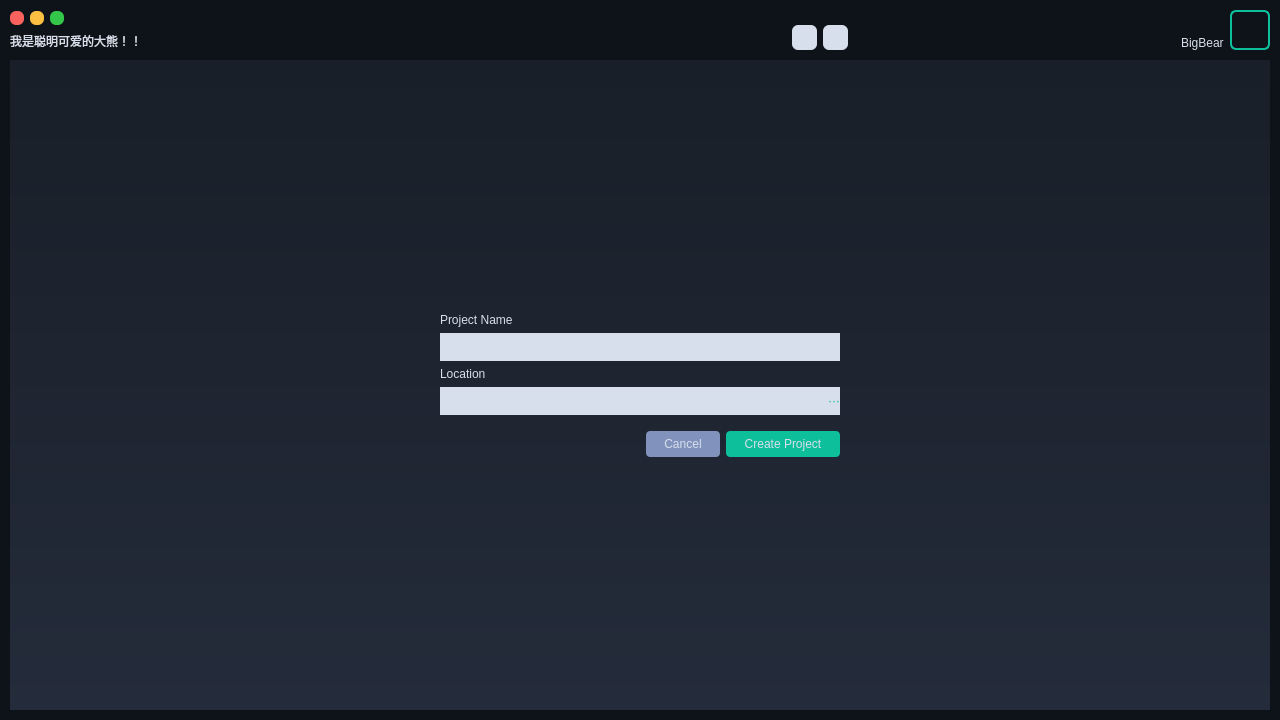
<?xml version="1.0" encoding="UTF-8"?>
<ui version="4.0">
 <class>BBProjectDialog</class>
 <widget class="QWidget" name="BBProjectDialog">
  <property name="geometry">
   <rect>
    <x>0</x>
    <y>0</y>
    <width>1280</width>
    <height>720</height>
   </rect>
  </property>
  <property name="windowTitle">
   <string>Form</string>
  </property>
  <property name="styleSheet">
   <string notr="true">#topWidgetBackground {
    background-color: rgb(14, 19, 25);
}

#iconBox {
    border: 2px solid #0ebf9c;
    border-radius: 6px;
}

#icon {
    border-image: url(../../resources/icons/face.png);
    border-radius: 3px;
    margin: 3px;
}

#name {
    color: #d6dfeb;
    font: 9pt &quot;Arial&quot;;
}

#introduction {
    color: #d6dfeb;
    font: 10pt &quot;Arial&quot;;
}

#buttonFolder, #buttonNew, #buttonOpen, #buttonClose, #buttonMinimize, #buttonMaximize {
    border: none;
    border-radius: 6px;
    color: rgb(56, 70, 87);
    background-color: #d6dfeb;
}

#buttonFolder:pressed, #buttonNew:pressed, #buttonOpen:pressed,
#buttonFolder:hover, #buttonNew:hover, #buttonOpen:hover {
    background-color: #8193bc;
}

#buttonFolder {
    image: url(../../resources/icons/folder.png);
}

#buttonNew {
    image: url(../../resources/icons/new.png);
}

#buttonClose {
   background-color: rgb(252, 98, 93);
}

#buttonClose:pressed {
   background-color: rgb(239, 78, 73);
}

#buttonMinimize {
   background-color: rgb(253, 191, 65);
}

#buttonMinimize:pressed {
   background-color: rgb(162, 114, 29);
}

#buttonMaximize {
   background-color: rgb(52, 200, 74);
}

#buttonMaximize:pressed {
   background-color: rgb(20, 128, 34);
}

#pageFolder {
    background-color: rgb(14, 19, 25);
}

#pageNew {
    background-color: rgb(14, 19, 25);
}

#buttonDisk, #buttonCloud {
    color: #d6dfeb;
    text-align: right;
    font: 9pt &quot;Arial&quot;;
    background: rgb(36, 43, 58);
    border: none;
    border-bottom-left-radius: 6px;
    border-top-left-radius: 6px;
    padding: 8px;
}

#buttonDisk:hover, #buttonCloud:hover, #buttonDisk:checked, #buttonCloud:checked {
    color: #d6dfeb;
    text-align: right;
    font: 9pt &quot;Arial&quot;;
    background: #0ebf9c;
    border: none;
    border-radius: 0px;
    border-bottom-left-radius: 6px;
    border-top-left-radius: 6px;
    padding: 8px;
}

#buttonOpen {
    text-align: right;
    font: 9pt &quot;Arial&quot;;
    border-radius: 6px;
    padding: 8px;
    image: url(../../resources/icons/open.png);
}

QScrollBar:vertical {
    width: 8px;
    background: transparent;
}

QScrollBar:horizontal {
    height: 8px;
    background: transparent;
}

QScrollBar::handle:vertical, QScrollBar::handle:horizontal {
    background: #0ebf9c;
    border: none;
    border-radius: 4px;
}

QScrollBar::handle:vertical:hover, QScrollBar::handle:horizontal:hover {
    background: #0ebf9c;
    border: none;
    border-radius: 4px;
}

QScrollBar::sub-line:vertical, QScrollBar::add-line:vertical,
QScrollBar::sub-line:horizontal, QScrollBar::add-line:horizontal {
    width: 0;
    height: 0;
}

QListWidget, #pageNewBackGround {
    color: #d6dfeb;
    background: qlineargradient(x1: 0, y1: 0, x2: 0, y2: 1, stop: 0 #191f28, stop: 1 rgb(36, 43, 58));
    border: none;
    font: 9pt &quot;Arial&quot;;
}

QListWidget::item {
    padding: 3px;
    background: transparent;
}

QListWidget::item:selected:!active {
    background: #8193bc;
    color: #d6dfeb;
}

QListWidget::item:selected:active {
    background: #8193bc;
    color: #d6dfeb;
}

QListWidget::item:hover {
    background: #508193bc;
}

#labelProjectName, #labelLocation {
    font: 75 9pt &quot;Arial&quot;;
    color: #d6dfeb;
}

#lineEditProjectName, #lineEditLocation {
    color: #191f28;
    background: #d6dfeb;
    border: none;
    padding: 6px;
    font: 9pt &quot;Arial&quot;;
    selection-background-color: #8c0ebf9c;
    selection-color: #d6dfeb;
}

#buttonOpenLocation {
    color: #0ebf9c;
    border: none;
    background: none;
    font: 75 18pt &quot;Arial&quot;;
}

#editLocationWidget {
    border: none;
    background: #d6dfeb;
}

#buttonCancel {
    border: none;
    border-radius: 4px;
    padding: 6px;
    padding-left: 18px;
    padding-right: 18px;
    color: #d6dfeb;
    background: #8193bc;
    font: 9pt &quot;Arial&quot;;
}

#buttonCreate {
    border: none;
    border-radius: 4px;
    padding: 6px;
    padding-left: 18px;
    padding-right: 18px;
    color: #d6dfeb;
    background: #0ebf9c;
    font: 9pt &quot;Arial&quot;;
}

#buttonCreate:hover {
    background: #8c0ebf9c;
}</string>
  </property>
  <layout class="QVBoxLayout" name="mainLayout">
   <property name="spacing">
    <number>0</number>
   </property>
   <property name="leftMargin">
    <number>0</number>
   </property>
   <property name="topMargin">
    <number>0</number>
   </property>
   <property name="rightMargin">
    <number>0</number>
   </property>
   <property name="bottomMargin">
    <number>0</number>
   </property>
   <item>
    <widget class="QWidget" name="topWidgetBackground" native="true">
     <property name="minimumSize">
      <size>
       <width>0</width>
       <height>60</height>
      </size>
     </property>
     <property name="maximumSize">
      <size>
       <width>16777215</width>
       <height>60</height>
      </size>
     </property>
     <layout class="QHBoxLayout" name="topWidgetBackgroundHorizontalLayout">
      <property name="leftMargin">
       <number>10</number>
      </property>
      <property name="topMargin">
       <number>10</number>
      </property>
      <property name="rightMargin">
       <number>10</number>
      </property>
      <property name="bottomMargin">
       <number>10</number>
      </property>
      <item alignment="Qt::AlignLeft">
       <widget class="QWidget" name="buttonGroup" native="true">
        <layout class="QVBoxLayout" name="buttonGroupVerticalLayout">
         <property name="leftMargin">
          <number>0</number>
         </property>
         <property name="topMargin">
          <number>0</number>
         </property>
         <property name="rightMargin">
          <number>0</number>
         </property>
         <property name="bottomMargin">
          <number>0</number>
         </property>
         <item alignment="Qt::AlignLeft">
          <widget class="QWidget" name="horizontalWidget" native="true">
           <layout class="QHBoxLayout" name="buttonGroupWindow">
            <property name="spacing">
             <number>6</number>
            </property>
            <property name="leftMargin">
             <number>0</number>
            </property>
            <property name="topMargin">
             <number>0</number>
            </property>
            <property name="rightMargin">
             <number>0</number>
            </property>
            <property name="bottomMargin">
             <number>0</number>
            </property>
            <item alignment="Qt::AlignLeft">
             <widget class="QPushButton" name="buttonClose">
              <property name="minimumSize">
               <size>
                <width>14</width>
                <height>14</height>
               </size>
              </property>
              <property name="maximumSize">
               <size>
                <width>14</width>
                <height>14</height>
               </size>
              </property>
              <property name="text">
               <string/>
              </property>
             </widget>
            </item>
            <item alignment="Qt::AlignLeft">
             <widget class="QPushButton" name="buttonMinimize">
              <property name="minimumSize">
               <size>
                <width>14</width>
                <height>14</height>
               </size>
              </property>
              <property name="maximumSize">
               <size>
                <width>14</width>
                <height>14</height>
               </size>
              </property>
              <property name="text">
               <string/>
              </property>
             </widget>
            </item>
            <item>
             <widget class="QPushButton" name="buttonMaximize">
              <property name="minimumSize">
               <size>
                <width>14</width>
                <height>14</height>
               </size>
              </property>
              <property name="maximumSize">
               <size>
                <width>14</width>
                <height>14</height>
               </size>
              </property>
              <property name="text">
               <string/>
              </property>
             </widget>
            </item>
           </layout>
          </widget>
         </item>
         <item>
          <widget class="QLabel" name="introduction">
           <property name="text">
            <string>我是聪明可爱的大熊！！</string>
           </property>
          </widget>
         </item>
        </layout>
       </widget>
      </item>
      <item alignment="Qt::AlignRight">
       <widget class="QWidget" name="toolbar3" native="true">
        <layout class="QHBoxLayout" name="horizontalLayout_4">
         <property name="leftMargin">
          <number>0</number>
         </property>
         <property name="topMargin">
          <number>0</number>
         </property>
         <property name="rightMargin">
          <number>0</number>
         </property>
         <property name="bottomMargin">
          <number>0</number>
         </property>
         <item alignment="Qt::AlignBottom">
          <widget class="QPushButton" name="buttonFolder">
           <property name="minimumSize">
            <size>
             <width>25</width>
             <height>25</height>
            </size>
           </property>
           <property name="maximumSize">
            <size>
             <width>25</width>
             <height>25</height>
            </size>
           </property>
           <property name="text">
            <string/>
           </property>
          </widget>
         </item>
         <item alignment="Qt::AlignBottom">
          <widget class="QPushButton" name="buttonNew">
           <property name="minimumSize">
            <size>
             <width>25</width>
             <height>25</height>
            </size>
           </property>
           <property name="maximumSize">
            <size>
             <width>25</width>
             <height>25</height>
            </size>
           </property>
           <property name="text">
            <string/>
           </property>
          </widget>
         </item>
        </layout>
       </widget>
      </item>
      <item alignment="Qt::AlignRight">
       <widget class="QWidget" name="user" native="true">
        <layout class="QHBoxLayout" name="horizontalLayout_3">
         <property name="leftMargin">
          <number>0</number>
         </property>
         <property name="topMargin">
          <number>0</number>
         </property>
         <property name="rightMargin">
          <number>0</number>
         </property>
         <property name="bottomMargin">
          <number>0</number>
         </property>
         <item>
          <widget class="QLabel" name="name">
           <property name="text">
            <string>BigBear</string>
           </property>
           <property name="alignment">
            <set>Qt::AlignBottom|Qt::AlignLeading|Qt::AlignLeft</set>
           </property>
          </widget>
         </item>
         <item>
          <widget class="QWidget" name="iconBox" native="true">
           <layout class="QGridLayout" name="gridLayout">
            <property name="leftMargin">
             <number>0</number>
            </property>
            <property name="topMargin">
             <number>0</number>
            </property>
            <property name="rightMargin">
             <number>0</number>
            </property>
            <property name="bottomMargin">
             <number>0</number>
            </property>
            <item row="0" column="0">
             <widget class="QLabel" name="icon">
              <property name="sizePolicy">
               <sizepolicy hsizetype="Preferred" vsizetype="Preferred">
                <horstretch>0</horstretch>
                <verstretch>0</verstretch>
               </sizepolicy>
              </property>
              <property name="minimumSize">
               <size>
                <width>40</width>
                <height>0</height>
               </size>
              </property>
              <property name="maximumSize">
               <size>
                <width>40</width>
                <height>16777215</height>
               </size>
              </property>
              <property name="text">
               <string/>
              </property>
             </widget>
            </item>
           </layout>
          </widget>
         </item>
        </layout>
       </widget>
      </item>
     </layout>
    </widget>
   </item>
   <item>
    <widget class="QStackedWidget" name="stackedFolderAndNew">
     <property name="currentIndex">
      <number>1</number>
     </property>
     <widget class="QWidget" name="pageFolder">
      <layout class="QHBoxLayout" name="horizontalLayout_2">
       <property name="spacing">
        <number>0</number>
       </property>
       <property name="leftMargin">
        <number>10</number>
       </property>
       <property name="topMargin">
        <number>0</number>
       </property>
       <property name="rightMargin">
        <number>10</number>
       </property>
       <property name="bottomMargin">
        <number>10</number>
       </property>
       <item alignment="Qt::AlignLeft">
        <widget class="QWidget" name="buttonGroupLeft" native="true">
         <layout class="QVBoxLayout" name="verticalLayout">
          <property name="leftMargin">
           <number>0</number>
          </property>
          <property name="topMargin">
           <number>0</number>
          </property>
          <property name="rightMargin">
           <number>0</number>
          </property>
          <property name="bottomMargin">
           <number>0</number>
          </property>
          <item>
           <widget class="QPushButton" name="buttonDisk">
            <property name="text">
             <string>On Disk</string>
            </property>
            <property name="checkable">
             <bool>true</bool>
            </property>
            <property name="checked">
             <bool>true</bool>
            </property>
           </widget>
          </item>
          <item alignment="Qt::AlignTop">
           <widget class="QPushButton" name="buttonCloud">
            <property name="text">
             <string>In the Cloud</string>
            </property>
            <property name="checkable">
             <bool>true</bool>
            </property>
           </widget>
          </item>
          <item alignment="Qt::AlignBottom">
           <widget class="QPushButton" name="buttonOpen">
            <property name="text">
             <string/>
            </property>
           </widget>
          </item>
         </layout>
        </widget>
       </item>
       <item>
        <widget class="QStackedWidget" name="stackedDiskAndCloud">
         <property name="sizePolicy">
          <sizepolicy hsizetype="Ignored" vsizetype="Preferred">
           <horstretch>0</horstretch>
           <verstretch>0</verstretch>
          </sizepolicy>
         </property>
         <property name="minimumSize">
          <size>
           <width>720</width>
           <height>480</height>
          </size>
         </property>
         <property name="currentIndex">
          <number>0</number>
         </property>
         <widget class="QWidget" name="pageDisk">
          <layout class="QGridLayout" name="gridLayout_6">
           <property name="leftMargin">
            <number>4</number>
           </property>
           <property name="topMargin">
            <number>0</number>
           </property>
           <property name="rightMargin">
            <number>0</number>
           </property>
           <property name="bottomMargin">
            <number>0</number>
           </property>
           <item row="0" column="0">
            <widget class="QListWidget" name="listDiskProject">
             <property name="focusPolicy">
              <enum>Qt::NoFocus</enum>
             </property>
            </widget>
           </item>
          </layout>
         </widget>
         <widget class="QWidget" name="pageCloud">
          <layout class="QGridLayout" name="gridLayout_5">
           <item row="0" column="0">
            <widget class="QLabel" name="label_2">
             <property name="text">
              <string>particle</string>
             </property>
            </widget>
           </item>
          </layout>
         </widget>
        </widget>
       </item>
      </layout>
     </widget>
     <widget class="QWidget" name="pageNew">
      <layout class="QHBoxLayout" name="horizontalLayout_3">
       <property name="spacing">
        <number>10</number>
       </property>
       <property name="leftMargin">
        <number>10</number>
       </property>
       <property name="topMargin">
        <number>0</number>
       </property>
       <property name="rightMargin">
        <number>10</number>
       </property>
       <property name="bottomMargin">
        <number>10</number>
       </property>
       <item>
        <widget class="QWidget" name="pageNewBackGround">
         <layout class="QVBoxLayout" name="vLayoutPageNewBackGround">
          <property name="leftMargin">
           <number>0</number>
          </property>
          <property name="topMargin">
           <number>0</number>
          </property>
          <property name="rightMargin">
           <number>0</number>
          </property>
          <property name="bottomMargin">
           <number>0</number>
          </property>
          <item alignment="Qt::AlignCenter">
           <widget class="QWidget" name="pageNewContent">
            <property name="minimumSize">
             <size>
              <width>400</width>
              <height>0</height>
             </size>
            </property>
            <layout class="QVBoxLayout" name="vLayoutPageNewContent">
             <property name="leftMargin">
              <number>0</number>
             </property>
             <property name="topMargin">
              <number>0</number>
             </property>
             <property name="rightMargin">
              <number>0</number>
             </property>
             <property name="bottomMargin">
              <number>0</number>
             </property>
             <item alignment="Qt::AlignLeft">
              <widget class="QLabel" name="labelProjectName">
               <property name="text">
                <string>Project Name</string>
               </property>
              </widget>
             </item>
             <item>
              <widget class="QLineEdit" name="lineEditProjectName">
               <property name="focusPolicy">
                <enum>Qt::ClickFocus</enum>
               </property>
              </widget>
             </item>
             <item alignment="Qt::AlignLeft">
              <widget class="QLabel" name="labelLocation">
               <property name="text">
                <string>Location</string>
               </property>
              </widget>
             </item>
             <item>
              <widget class="QWidget" name="editLocationWidget">
               <layout class="QHBoxLayout" name="hLayoutEditLocationWidget">
                <property name="leftMargin">
                 <number>0</number>
                </property>
                <property name="topMargin">
                 <number>0</number>
                </property>
                <property name="rightMargin">
                 <number>0</number>
                </property>
                <property name="bottomMargin">
                 <number>0</number>
                </property>
                <item>
                 <widget class="QLineEdit" name="lineEditLocation">
                  <property name="focusPolicy">
                   <enum>Qt::ClickFocus</enum>
                  </property>
                 </widget>
                </item>
                <item>
                 <widget class="QPushButton" name="buttonOpenLocation">
                  <property name="text">
                   <string>···</string>
                  </property>
                 </widget>
                </item>
               </layout>
              </widget>
             </item>
             <item alignment="Qt::AlignRight">
              <widget class="QWidget" name="pageNewButtonWidget">
               <layout class="QHBoxLayout" name="hLayoutPageNewButtonWidget">
                <property name="leftMargin">
                 <number>0</number>
                </property>
                <property name="topMargin">
                 <number>10</number>
                </property>
                <property name="rightMargin">
                 <number>0</number>
                </property>
                <property name="bottomMargin">
                 <number>0</number>
                </property>
                <item>
                 <widget class="QPushButton" name="buttonCancel">
                  <property name="text">
                   <string>Cancel</string>
                  </property>
                 </widget>
                </item>
                <item>
                 <widget class="QPushButton" name="buttonCreate">
                  <property name="text">
                   <string>Create Project</string>
                  </property>
                 </widget>
                </item>
               </layout>
              </widget>
             </item>
            </layout>
           </widget>
          </item>
         </layout>
        </widget>
       </item>
      </layout>
     </widget>
    </widget>
   </item>
  </layout>
 </widget>
 <resources/>
 <connections/>
</ui>
